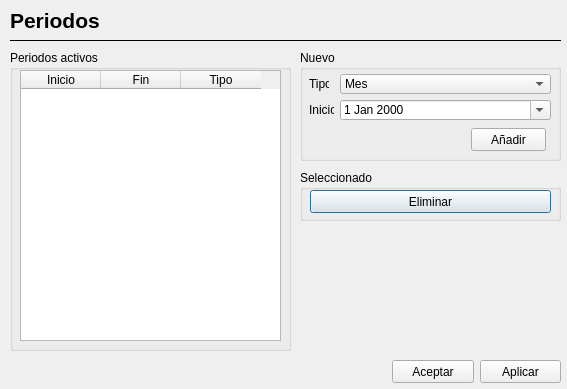
<?xml version="1.0" encoding="UTF-8"?>
<ui version="4.0">
 <class>Dialog</class>
 <widget class="QDialog" name="Dialog">
  <property name="enabled">
   <bool>true</bool>
  </property>
  <property name="geometry">
   <rect>
    <x>0</x>
    <y>0</y>
    <width>567</width>
    <height>389</height>
   </rect>
  </property>
  <property name="sizePolicy">
   <sizepolicy hsizetype="Fixed" vsizetype="Fixed">
    <horstretch>0</horstretch>
    <verstretch>0</verstretch>
   </sizepolicy>
  </property>
  <property name="minimumSize">
   <size>
    <width>567</width>
    <height>389</height>
   </size>
  </property>
  <property name="maximumSize">
   <size>
    <width>567</width>
    <height>389</height>
   </size>
  </property>
  <property name="windowTitle">
   <string>Periodos</string>
  </property>
  <property name="windowIcon">
   <iconset>
    <normaloff>graphics/icon.png</normaloff>graphics/icon.png</iconset>
  </property>
  <property name="autoFillBackground">
   <bool>false</bool>
  </property>
  <property name="sizeGripEnabled">
   <bool>false</bool>
  </property>
  <property name="modal">
   <bool>false</bool>
  </property>
  <widget class="QLabel" name="label_5">
   <property name="geometry">
    <rect>
     <x>10</x>
     <y>10</y>
     <width>101</width>
     <height>21</height>
    </rect>
   </property>
   <property name="font">
    <font>
     <pointsize>16</pointsize>
     <weight>75</weight>
     <bold>true</bold>
    </font>
   </property>
   <property name="text">
    <string>Periodos</string>
   </property>
  </widget>
  <widget class="QGroupBox" name="groupBox_3">
   <property name="geometry">
    <rect>
     <x>300</x>
     <y>170</y>
     <width>261</width>
     <height>51</height>
    </rect>
   </property>
   <property name="title">
    <string>Seleccionado</string>
   </property>
   <widget class="QPushButton" name="botonEliminar">
    <property name="geometry">
     <rect>
      <x>10</x>
      <y>20</y>
      <width>241</width>
      <height>23</height>
     </rect>
    </property>
    <property name="text">
     <string>Eliminar</string>
    </property>
   </widget>
  </widget>
  <widget class="Line" name="line">
   <property name="geometry">
    <rect>
     <x>10</x>
     <y>30</y>
     <width>551</width>
     <height>20</height>
    </rect>
   </property>
   <property name="frameShadow">
    <enum>QFrame::Plain</enum>
   </property>
   <property name="orientation">
    <enum>Qt::Horizontal</enum>
   </property>
  </widget>
  <widget class="QGroupBox" name="groupBox_2">
   <property name="geometry">
    <rect>
     <x>300</x>
     <y>50</y>
     <width>261</width>
     <height>111</height>
    </rect>
   </property>
   <property name="minimumSize">
    <size>
     <width>0</width>
     <height>0</height>
    </size>
   </property>
   <property name="maximumSize">
    <size>
     <width>100000</width>
     <height>100000</height>
    </size>
   </property>
   <property name="title">
    <string>Nuevo</string>
   </property>
   <widget class="QPushButton" name="botonAnadir">
    <property name="geometry">
     <rect>
      <x>171</x>
      <y>78</y>
      <width>75</width>
      <height>23</height>
     </rect>
    </property>
    <property name="text">
     <string>Añadir</string>
    </property>
   </widget>
   <widget class="QLabel" name="label_4">
    <property name="geometry">
     <rect>
      <x>9</x>
      <y>50</y>
      <width>25</width>
      <height>20</height>
     </rect>
    </property>
    <property name="text">
     <string>Inicio</string>
    </property>
   </widget>
   <widget class="QComboBox" name="comboTipoPeriodo">
    <property name="geometry">
     <rect>
      <x>40</x>
      <y>24</y>
      <width>211</width>
      <height>20</height>
     </rect>
    </property>
    <item>
     <property name="text">
      <string>Mes</string>
     </property>
    </item>
    <item>
     <property name="text">
      <string>Semestre</string>
     </property>
    </item>
    <item>
     <property name="text">
      <string>Año</string>
     </property>
    </item>
   </widget>
   <widget class="QLabel" name="label_3">
    <property name="geometry">
     <rect>
      <x>9</x>
      <y>24</y>
      <width>20</width>
      <height>20</height>
     </rect>
    </property>
    <property name="text">
     <string>Tipo</string>
    </property>
   </widget>
   <widget class="QDateEdit" name="selectInicio">
    <property name="geometry">
     <rect>
      <x>40</x>
      <y>50</y>
      <width>211</width>
      <height>20</height>
     </rect>
    </property>
    <property name="styleSheet">
     <string notr="true">    /* navigation bar */
    QCalendarWidget QWidget#qt_calendar_navigationbar { 
			background-color: grey;
	}</string>
    </property>
    <property name="calendarPopup">
     <bool>true</bool>
    </property>
   </widget>
  </widget>
  <widget class="QPushButton" name="botonAceptar">
   <property name="geometry">
    <rect>
     <x>392</x>
     <y>360</y>
     <width>82</width>
     <height>23</height>
    </rect>
   </property>
   <property name="text">
    <string>Aceptar</string>
   </property>
  </widget>
  <widget class="QGroupBox" name="groupBox">
   <property name="geometry">
    <rect>
     <x>10</x>
     <y>50</y>
     <width>281</width>
     <height>301</height>
    </rect>
   </property>
   <property name="title">
    <string>Periodos activos</string>
   </property>
   <widget class="QTableWidget" name="tablaPeriodos">
    <property name="geometry">
     <rect>
      <x>10</x>
      <y>20</y>
      <width>261</width>
      <height>271</height>
     </rect>
    </property>
    <property name="selectionBehavior">
     <enum>QAbstractItemView::SelectRows</enum>
    </property>
    <attribute name="horizontalHeaderDefaultSectionSize">
     <number>80</number>
    </attribute>
    <attribute name="verticalHeaderVisible">
     <bool>false</bool>
    </attribute>
    <attribute name="verticalHeaderStretchLastSection">
     <bool>false</bool>
    </attribute>
    <column>
     <property name="text">
      <string>Inicio</string>
     </property>
    </column>
    <column>
     <property name="text">
      <string>Fin</string>
     </property>
    </column>
    <column>
     <property name="text">
      <string>Tipo</string>
     </property>
    </column>
   </widget>
  </widget>
  <widget class="QPushButton" name="botonAplicar">
   <property name="geometry">
    <rect>
     <x>480</x>
     <y>360</y>
     <width>81</width>
     <height>23</height>
    </rect>
   </property>
   <property name="text">
    <string>Aplicar</string>
   </property>
  </widget>
 </widget>
 <resources>
  <include location="../graphics/graphics.qrc"/>
 </resources>
 <connections>
  <connection>
   <sender>botonAceptar</sender>
   <signal>clicked()</signal>
   <receiver>Dialog</receiver>
   <slot>close()</slot>
   <hints>
    <hint type="sourcelabel">
     <x>432</x>
     <y>371</y>
    </hint>
    <hint type="destinationlabel">
     <x>283</x>
     <y>195</y>
    </hint>
   </hints>
  </connection>
 </connections>
</ui>
